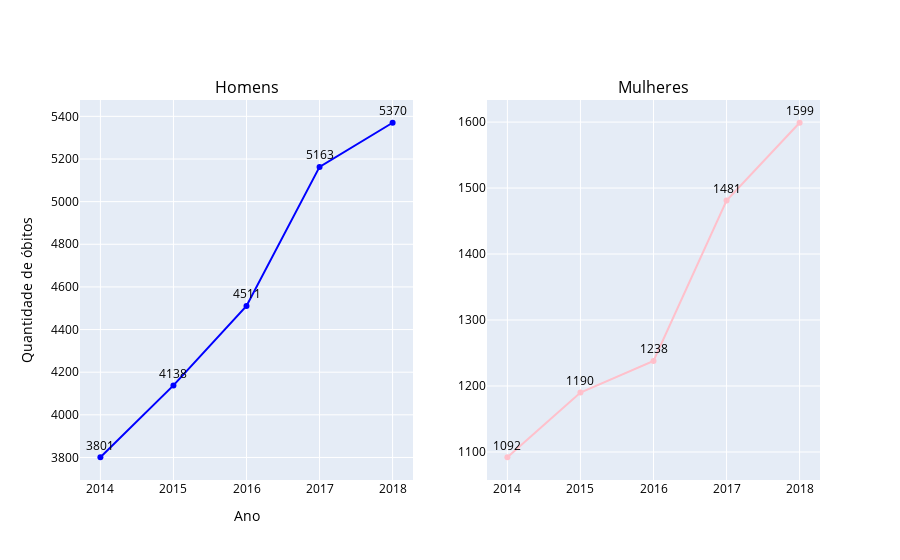

Notebook cell for this chart:
### Code cell
from plotly.subplots import make_subplots

# criando o gráfico de linha dos homens
fig_homem = px.line(
    df_homens,
    x="ano_obito",
    y="qtd_obitos",
    title="Evolução dos suicídios no Brasil por sexo",
    markers=True,
    template="ggplot2",
    text="qtd_obitos",
)
# mudar cor da linha
fig_homem.update_traces(line_color="blue")

# criando o gráfico de linha das mulheres
fig_mulher = px.line(
    df_mulheres,
    x="ano_obito",
    y="qtd_obitos",
    title="Evolução dos suicídios no Brasil por sexo",
    markers=True,
    template="ggplot2",
    text="qtd_obitos",
)

# mudando a cor da linha
fig_mulher.update_traces(line_color="pink")

# criando a figura com os 3 gráficos
fig = make_subplots(
    rows=1,
    cols=2,
    subplot_titles=("Homens", "Mulheres"),
)

# adicionando os gráficos à figura
fig.add_trace(fig_homem.data[0], row=1, col=1)
fig.add_trace(fig_mulher.data[0], row=1, col=2)

# posição do texto
fig.update_traces(textposition="top center")

# nomes dos eixos
fig.update_layout(
    xaxis_title="Ano",
    yaxis_title="Quantidade de óbitos",
    font=dict(size=12, color="#000000"),
)

# eixo x com intervalo de 1 ano
fig.update_xaxes(dtick=1)

fig.show()

### Figure 1 — Plotly figure (JSON) as saved in the notebook; plotly's stock layout.template omitted (floating-point values rounded to 4 significant figures)
{"data": [{"hovertemplate": "ano_obito=%{x}<br>qtd_obitos=%{text}<extra></extra>", "legendgroup": "", "line": {"color": "blue", "dash": "solid"}, "marker": {"symbol": "circle"}, "mode": "lines+markers+text", "name": "", "orientation": "v", "showlegend": false, "text": [3801, 4138, 4511, 5163, 5370], "textposition": "top center", "type": "scatter", "x": [2014, 2015, 2016, 2017, 2018], "xaxis": "x", "y": [3801, 4138, 4511, 5163, 5370], "yaxis": "y"}, {"hovertemplate": "ano_obito=%{x}<br>qtd_obitos=%{text}<extra></extra>", "legendgroup": "", "line": {"color": "pink", "dash": "solid"}, "marker": {"symbol": "circle"}, "mode": "lines+markers+text", "name": "", "orientation": "v", "showlegend": false, "text": [1092, 1190, 1238, 1481, 1599], "textposition": "top center", "type": "scatter", "x": [2014, 2015, 2016, 2017, 2018], "xaxis": "x2", "y": [1092, 1190, 1238, 1481, 1599], "yaxis": "y2"}], "layout": {"annotations": [{"font": {"size": 16}, "showarrow": false, "text": "Homens", "x": 0.225, "xanchor": "center", "xref": "paper", "y": 1, "yanchor": "bottom", "yref": "paper"}, {"font": {"size": 16}, "showarrow": false, "text": "Mulheres", "x": 0.775, "xanchor": "center", "xref": "paper", "y": 1, "yanchor": "bottom", "yref": "paper"}], "font": {"color": "#000000", "size": 12}, "xaxis": {"anchor": "y", "domain": [0, 0.45], "dtick": 1, "title": {"text": "Ano"}}, "xaxis2": {"anchor": "y2", "domain": [0.55, 1], "dtick": 1}, "yaxis": {"anchor": "x", "domain": [0, 1], "title": {"text": "Quantidade de óbitos"}}, "yaxis2": {"anchor": "x2", "domain": [0, 1]}}}
